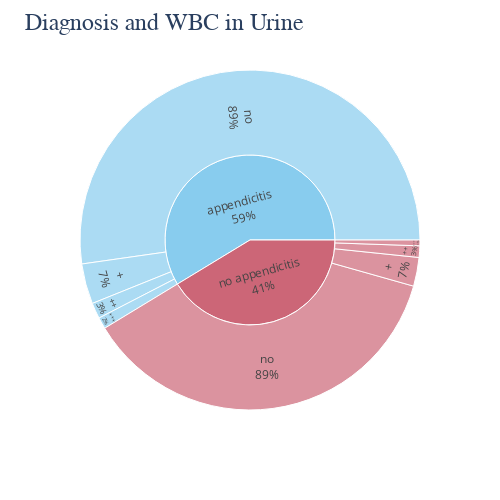

Source (notebook cell):
### Code cell
import plotly.express as px
fig = px.sunburst(df, path=['Diagnosis', 'WBC_in_Urine'],color_discrete_sequence=px.colors.qualitative.Safe)
fig.update_traces(textinfo="label + percent parent")
fig.update_layout(title_text="Diagnosis and WBC in Urine", 
                  titlefont={'size': 24, 'family':'Serif'},
                  width=500, 
                  height=500)
fig.show()

### Figure 1 — Plotly figure (JSON) as saved in the notebook; plotly's stock layout.template omitted (floating-point values rounded to 4 significant figures)
{"data": [{"branchvalues": "total", "domain": {"x": [0, 1], "y": [0, 1]}, "hovertemplate": "labels=%{label}<br>count=%{value}<br>parent=%{parent}<br>id=%{id}<extra></extra>", "ids": ["appendicitis/+", "no appendicitis/+", "appendicitis/++", "no appendicitis/++", "appendicitis/+++", "no appendicitis/+++", "appendicitis/no", "no appendicitis/no", "appendicitis", "no appendicitis"], "labels": ["+", "+", "++", "++", "+++", "+++", "no", "no", "appendicitis", "no appendicitis"], "name": "", "parents": ["appendicitis", "no appendicitis", "appendicitis", "no appendicitis", "appendicitis", "no appendicitis", "appendicitis", "no appendicitis", "", ""], "textinfo": "label+percent parent", "type": "sunburst", "values": [28, 20, 11, 8, 8, 4, 382, 270, 429, 302]}], "layout": {"height": 500, "legend": {"tracegroupgap": 0}, "margin": {"t": 60}, "sunburstcolorway": ["rgb(136, 204, 238)", "rgb(204, 102, 119)", "rgb(221, 204, 119)", "rgb(17, 119, 51)", "rgb(51, 34, 136)", "rgb(170, 68, 153)", "rgb(68, 170, 153)", "rgb(153, 153, 51)", "rgb(136, 34, 85)", "rgb(102, 17, 0)", "rgb(136, 136, 136)"], "title": {"font": {"family": "Serif", "size": 24}, "text": "Diagnosis and WBC in Urine"}, "width": 500}}
